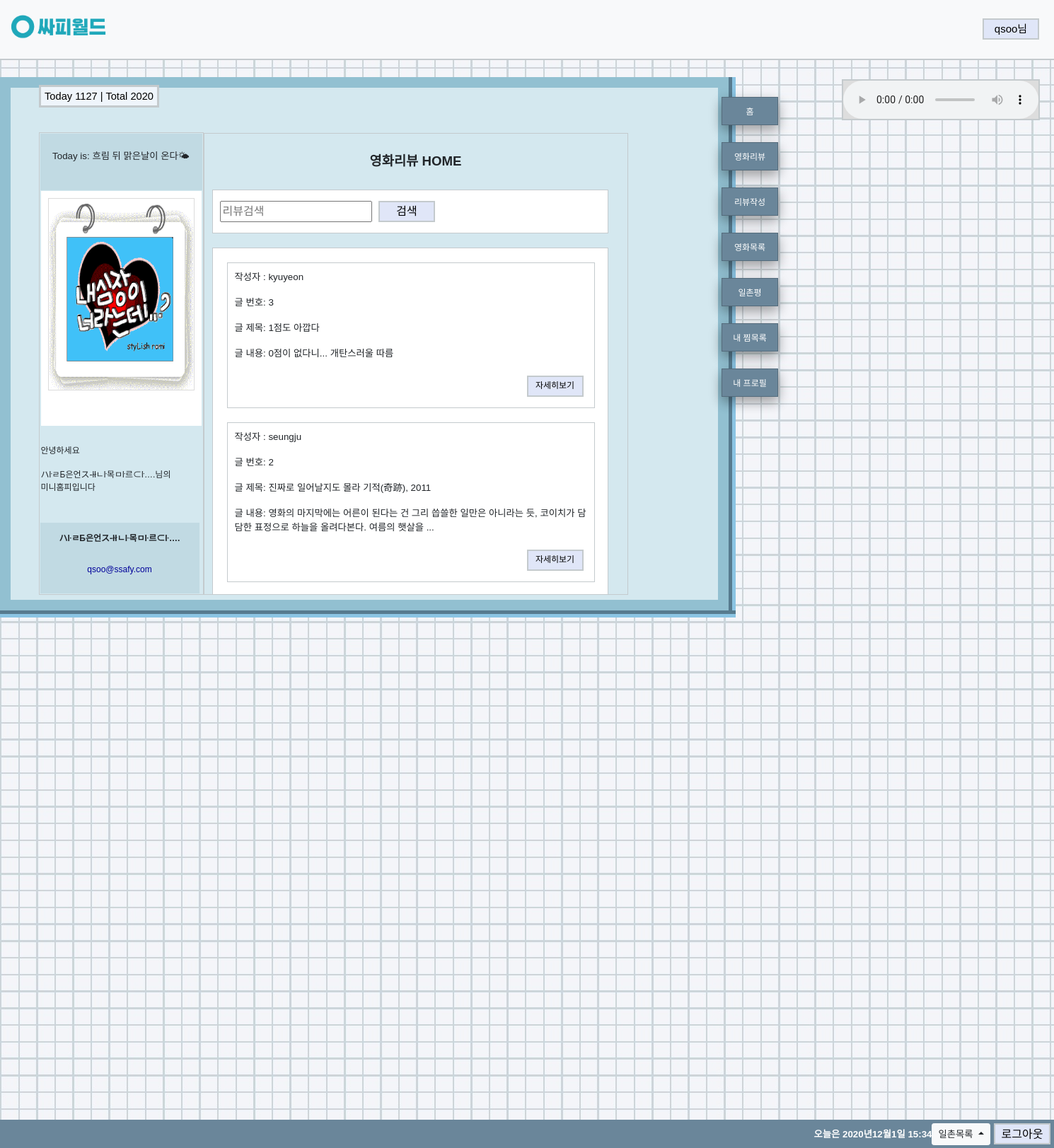
The page /community/reviews/ (signed in) on the database its author committed.
### accounts/models.py (models this page shows)
class User(AbstractUser):
    email = models.EmailField(
        verbose_name = '이메일',
        max_length = 255,
        unique = True,
    )
    nickname = models.CharField(
        verbose_name = '닉네임',
        max_length = 30,
        unique=True,
    )
    greetings = models.CharField(
        verbose_name= '인사말',
        max_length= 50,
        null = True,
        blank = True,
    )
    connected = models.ManyToManyField('self', symmetrical=True)
    profile_img = models.ImageField(
        null = True,
        blank = True,
        verbose_name = '프로필사진',
        upload_to = profile_img_path
        )
    mymovie = models.ManyToManyField(Movie)

### community/models.py (models this page shows)
class Review(models.Model):
    title = models.CharField(max_length=100)
    movie_title = models.CharField(max_length=50)
    rank = models.IntegerField(
        validators=[MinValueValidator(0), MaxValueValidator(10)]
    )
    content = models.TextField()
    created_at = models.DateTimeField(auto_now_add=True)
    updated_at = models.DateTimeField(auto_now=True)
    user = models.ForeignKey(settings.AUTH_USER_MODEL, on_delete=models.CASCADE)
    scrap_users = models.ManyToManyField(settings.AUTH_USER_MODEL, related_name='scrap_reviews')

### community/views.py (the view)
# urls.py: path('reviews/', views.index, name='index'),
@login_required
def index(request):
    reviews = Review.objects.order_by('-pk')
    search_review = request.GET.get('search_review')
    host_user = get_object_or_404(get_user_model(), pk=request.user.pk)
    if search_review:
        search_review_list = reviews.filter(Q(title__icontains=search_review) | Q(content__icontains=search_review) | Q(movie_title__icontains=search_review))
    else:
        search_review_list = '결과없음'
    context = {
        'reviews': reviews,
        'search_review': search_review,
        'search_review_list': search_review_list,
        'host_user': host_user,
    }
    return render(request, 'community/index.html', context)

### community/templates/community/index.html
{% extends 'base.html' %}
{% block left %}
  {% include 'accounts/_left_profile.html' %}
{% endblock left %}
{% block middle %}
<br>
<strong><font style="font-size:14pt;"><p class="text-center">영화리뷰 HOME</p></font></strong>
<div class="movie-list-form">
  <input type="text" name="search_review" placeholder="리뷰검색">
  <input type="submit" class="logout_btn" value="검색">
</div>
<div class="movie-list-form">
{% if search_review %}
  {% for review in search_review_list %}
    <div class="movie-list-form2">
      <p>글 제목: {{ review.title |truncatechars:40}}</p>
      <div><a class="logout_btn submit-btn"href="{% url "community:detail" review.pk %}">자세히보기</a></div>
    </div>
  {% endfor %}
  <div style="padding: 10px;
	  margin: 10px;
	  width:520px;
	  float:left;">
    <p>검색결과는 총 <span>{{ search_review_list|length }}</span>개입니다</p>
  </div>
{% else %}
{% for review in reviews %}
  <div class="movie-list-form2">
  <font style="font-size:10pt;">
      <p>작성자 : {{ review.user }}</p>
      <p>글 번호: {{ review.pk }}</p>
      <p>글 제목: {{ review.title }}</p>
      <p>글 내용: {{ review.content |truncatechars:80}}</p>
      <div><a class="logout_btn submit-btn"href="{% url "community:detail" review.pk %}">자세히보기</a></div>
  </font>
 </div>
{% endfor %}
{% endif %}
</div>
{% endblock  %}

### final_project/templates/base.html (shortened to what this page needs)
{% load static %}
<!DOCTYPE html>
<html lang="en">
<head>
  <link rel="stylesheet" href="https://stackpath.bootstrapcdn.com/bootstrap/4.5.2/css/bootstrap.min.css">
</head>
    <nav height="60px"class="navbar navbar-light bg-light nav-design">
      <a class="navbar-brand" href="{% url "accounts:firstpage" request.user.username %}">
			<img width="150px" height=""src="{% static "/img/logo_with_name.png" %}" alt="싸피월드 로고">
			</a>
					<span class="right1">
						<input class="skinButton" type="button" name="bt_skin3" value="{{request.user.username}}님" onclick="colorChange()">
					</span>
		</nav>
<form name="main">
  <body bgcolor="#F3F3F3" topmargin="0" leftmargin="0" background="{% static "/img/back.jpg" %}">
		<br>
	<table class="big_table" align="left" valign="top" width="850" height="550" bgcolor="#003366" cellspacing="0" cellpadding="0">
		<tr>
				<div class="big-table-border">
				<div>
					<font><span class="today-total" style="font-size:11pt;color:black;">  Today 1127 | Total 2020</span></font>
				</div>
				<table  width="1000" height="700">
					<tr>
						<td colspan="2" align="center">
							<br>
						</td>
						<td height="40">
							<br>
						</td>
						<td></td>
					</tr>
					<tr>
					<div>
						<td width="40"> </td>
							<td class="border2" width="200" height="600" background-color="#f3fbfe">
								{% block left %}
								{% endblock left %}
							</td>
							<td class="div-scroll profile-box border2" width="600" height="650" border="10" background-color="#f3fbfe">
								<div >
									{% block middle %}
									{% endblock middle %}
								</div>
							</td>
							<td width="20"> </td>
					</div>
					</tr>
					<tr>
						<td ></td>
					</tr>
				</table>
		</tr>
	</table>
	<br>
	<br>
	<div style="display:flex;flex-wrap:nowrap;">
		<div style="display:flex;flex-wrap:nowrap;">
			{% block menu %}
				{% include '_menubar.html'%}
			{% endblock menu %}
			</div>
			<div style="display:flex;flex-wrap:nowrap;padding:10px;margin:-60px 0;align-items:flex-start;">
				{% block songs %}
					{% include 'accounts/_right_bgm.html' %}
				{% endblock songs %}
			</div>
	</div>
	</body>
</form>
<footer>
{% include 'footer.html' %}
</footer>
</html>

### accounts/templates/accounts/_left_profile.html (shortened to what this page needs)
{% load static %}
<!DOCTYPE HTML PUBLIC "-//W3C//DTD HTML 4.0 Transitional//EN">
<htmL>
 <head>
 </head>
 <body>
	<table>
		<tr >
			<td bgcolor="#c1dae3" align="center" height="80px" ><font style="font-size:10pt;"><p>Today is: 흐림 뒤 맑은날이 온다🌤</p></font></td>
		</tr>
		<tr >
			<td>
				<table bgcolor="#DBDBDB" width="130">
					<tr class="profile-img">
						<td>
						{% if host_user.profile_img %}
							<img class="profile-img-border" width="205" height="270" src="{{ host_user.profile_img.url }}" alt="">
						{% else %}
							<img class="profile-img-border" width="205" height="270" src="{% static '/img/empty_profile.png' %}" alt="">
						{% endif %}
						</td>
					</tr>
				</table>
			</td>
		</tr>
		<tr>
			<td>
				<font style="font-size:9pt;">
				<br>
					{% if host_user.greetings %}
						{{ host_user.greetings }}
					{% else %}
					<p>안녕하세요</p>
					<p>{{ host_user.nickname }}님의<br> 미니홈피입니다</p>
					{% endif %}
				</font>
			</td>
		</tr>
	</table>
	<br/>
	<table bgcolor="#DBDBDB" width="225">
		<tr align="center">
			<td height="100px" bgcolor="#c1dae3"><font style="font-size:9pt;">
				<b>{{ host_user.nickname }}</b><br><br><font color="#000099"><p>{{ host_user.email }}</p></font>
			</font></td>
		</tr>
	</table>
 </body>
</html>

### final_project/templates/base.html (style rules this page uses)
.skinButton { text-align:right; width:80px; height:30px; inline-height:30px; background-color:#E0E6F8; border: 2px solid #C4CACD; color:black; padding:5px 0; text-align:center; text-decoration:none; font-size:15px; margin:5px; cursor:pointer; line-height: 0px; }
.right1 { display:flex; justify-content:flex-end; align-items:center; }
.border2 { bgcolor:#EFF2FB; border:1px solid #C4CACD; }
footer { width:100%; height:40px; position:absolute; bottom:0; background:#6a869a; text-align: center; color: white; }
.logout_btn { text-align:right; width:80px; height:30px; inline-height:30px; background-color:#E0E6F8; border: 2px solid #C4CACD; color:black; padding:5px 0; text-align:center; font-size:12pt; margin:5px; cursor:pointer; line-height: 15px; }
.big_table { border-right: 10px outset #8bc4e3 ; border-bottom: 10px outset #8bc4e3 ; }
.nav-design { border-bottom: 2px solid #C4CACD; }
.today-total { background-color: #EFF5FB; width: 300; height: 60px; border: 3px solid #C4CACD; padding: 5px; margin: 40px; }
.profile-box { display:inline-flex; }
body { scrollbar-face-color: #FFFFFF; scrollbar-highlight-color: #DBDBDB; scrollbar-3dlight-color: #FFFFFF; scrollbar-shadow-color: #9C92FF; scrollbar-darkshadow-color: #FFFFFF; scrollbar-track-color: #FFFFFF; scrollbar-arrow-color: #9C92FF }
.div-scroll { height:653px; overflow-y:scroll; scrollbar-face-color:#FFFFFF; scrollbar-highlight-color:#DBDBDB; scrollbar-3dlight-color:#FFFFFF; scrollbar-shadow-color:#9C92FF; scrollbar-darkshadow-color:#FFFFFF; scrollbar-track-color:#FFFFFF; scrollbar-arrow-color:#9C92FF }
html * { font-family:'Arial' !important; }
.profile-img { border-top:10px solid #ffffff; border-left:10px solid #ffffff; border-right:10px solid #ffffff; border-bottom:50px solid #ffffff; }
.submit-btn { float:right; }
.movie-list-form { background-color: #ffffff; padding: 10px; margin: 10px; width:560px; float:left; border:1px solid #C4CACD }
.movie-list-form2 { background-color: #ffffff; padding: 10px; margin: 10px; width:520px; float:left; border:1px solid #C4CACD }
.big-table-border { border: 15px solid #92c0d1; background-color:#d4e8ef; }
a:link { color: black; font-size: 9pt }

### rows shown on the page
User: bt_skin3 "qsoo님", profile_img (picture), nickname "ハŀㄹБ은언ス-łłㄴŀ목ㅁŀ르⊂ŀ….", email "qsoo@ssafy.com"
Review: user "kyuyeon", pk "3", title "1점도 아깝다", content "0점이 없다니... 개탄스러울 따름"
Review: user "seungju", pk "2", title "진짜로 일어날지도 몰라 기적(奇跡), 2011", content "영화의 마지막에는 어른이 된다는 건 그리 씁쓸한 일만은 아니라는 듯, 코이치가 담담한 표정으로 하늘을 올려다본다. 여름의 햇살을 ..."
